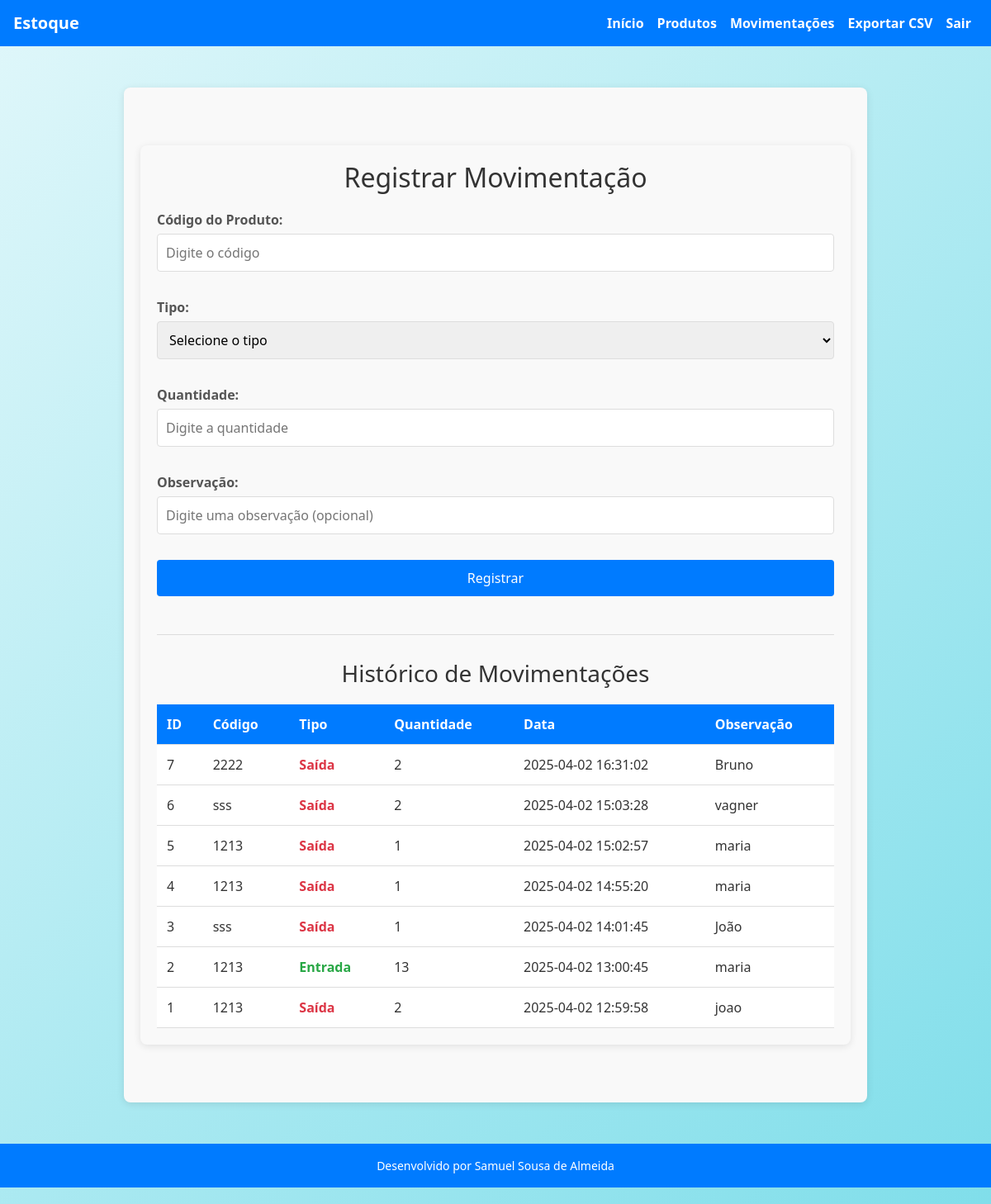
Screenshot of /movimentacoes (signed in) with the database file from the repository.
### tables this page shows
CREATE TABLE movimentacoes (
                id INTEGER PRIMARY KEY AUTOINCREMENT,
                codigo TEXT NOT NULL,
                tipo TEXT NOT NULL, -- 'Entrada' ou 'Saída'
                quantidade INTEGER NOT NULL,
                data TEXT NOT NULL,
                observacao TEXT
            );

### app.py (the view, shortened to what this page needs)
@app.route('/movimentacoes', methods=['GET', 'POST'])
def movimentacoes():
    if 'user' not in session:
        return redirect(url_for('login'))
    with get_db_connection() as conn:
        movs = conn.execute("SELECT * FROM movimentacoes ORDER BY data DESC").fetchall()
    return render_template('movimentacoes.html', movimentacoes=movs)

### app.py (called while the page is built)
def get_db_connection():
    conn = sqlite3.connect(DATABASE)
    conn.row_factory = sqlite3.Row
    return conn

### templates/movimentacoes.html (shortened to what this page needs)
{% extends 'base.html' %}
{% block content %}
<div class="container">
  <h2>Registrar Movimentação</h2>
  <form method="POST" action="{{ url_for('movimentacoes') }}" class="form">
    <div class="form-group">
      <label for="codigo">Código do Produto:</label>
      <input type="text" name="codigo" id="codigo" placeholder="Digite o código" required>
    </div>
    <div class="form-group">
      <label for="tipo">Tipo:</label>
      <select name="tipo" id="tipo" required>
        <option value="" disabled selected>Selecione o tipo</option>
      </select>
    </div>
    <div class="form-group">
      <label for="quantidade">Quantidade:</label>
      <input type="number" name="quantidade" id="quantidade" min="1" placeholder="Digite a quantidade" required>
    </div>
    <div class="form-group">
      <label for="observacao">Observação:</label>
      <input type="text" name="observacao" id="observacao" placeholder="Digite uma observação (opcional)">
    </div>
    <div class="form-group">
      <button type="submit">Registrar</button>
    </div>
  </form>
  <hr>
  <h3>Histórico de Movimentações</h3>
  <table class="movement-table">
    <thead>
      <tr>
        <th>ID</th>
        <th>Código</th>
        <th>Tipo</th>
        <th>Quantidade</th>
        <th>Data</th>
        <th>Observação</th>
      </tr>
    </thead>
    <tbody>
      {% for mov in movimentacoes %}
      <tr>
        <td>{{ mov['id'] }}</td>
        <td>{{ mov['codigo'] }}</td>
        <td class="{{ 'entrada' if mov['tipo'] == 'Entrada' else 'saida' }}">{{ mov['tipo'] }}</td>
        <td>{{ mov['quantidade'] }}</td>
        <td>{{ mov['data'] }}</td>
        <td>{{ mov['observacao'] or '-' }}</td>
      </tr>
      {% endfor %}
    </tbody>
  </table>
</div>
{% endblock %}

### templates/base.html (style rules this page uses)
body { font-family: 'Segoe UI', sans-serif; background: linear-gradient(135deg, #e0f7fa, #80deea); color: #333; margin: 0; padding: 0; }
.container { background: #fff; padding: 30px; border-radius: 10px; box-shadow: 0 4px 15px rgba(0, 0, 0, 0.1); margin-top: 30px; }

### templates/movimentacoes.html (style rules this page uses)
.container { max-width: 900px; margin: 50px auto; padding: 20px; background-color: #f9f9f9; border-radius: 8px; box-shadow: 0 2px 10px rgba(0, 0, 0, 0.1); }
h2, h3 { text-align: center; color: #333; margin-bottom: 20px; }
.form { display: flex; flex-direction: column; gap: 15px; margin-bottom: 30px; }
.form-group { display: flex; flex-direction: column; }
label { margin-bottom: 5px; color: #555; font-weight: bold; }
input[type="text"], input[type="number"], select { padding: 10px; border: 1px solid #ddd; border-radius: 4px; font-size: 16px; transition: border-color 0.3s; }
button { padding: 10px; background-color: #007bff; color: white; border: none; border-radius: 4px; font-size: 16px; cursor: pointer; transition: background-color 0.3s; }
hr { border: 0; border-top: 1px solid #ddd; margin: 30px 0; }
.movement-table { width: 100%; border-collapse: collapse; background-color: #fff; }
.movement-table th, .movement-table td { padding: 12px; text-align: left; border-bottom: 1px solid #ddd; }
.movement-table th { background-color: #007bff; color: white; }
.entrada { color: #28a745; font-weight: bold; }
.saida { color: #dc3545; font-weight: bold; }

### rows the page displays
movimentacoes: id "7", codigo "2222", tipo "Saída", quantidade "2", data "2025-04-02 16:31:02", observacao "Bruno"
movimentacoes: id "6", codigo "sss", tipo "Saída", quantidade "2", data "2025-04-02 15:03:28", observacao "vagner"
movimentacoes: id "5", codigo "1213", tipo "Saída", quantidade "1", data "2025-04-02 15:02:57", observacao "maria"
movimentacoes: id "4", codigo "1213", tipo "Saída", quantidade "1", data "2025-04-02 14:55:20", observacao "maria"
movimentacoes: id "3", codigo "sss", tipo "Saída", quantidade "1", data "2025-04-02 14:01:45", observacao "João"
movimentacoes: id "2", codigo "1213", tipo "Entrada", quantidade "13", data "2025-04-02 13:00:45", observacao "maria"
movimentacoes: id "1", codigo "1213", tipo "Saída", quantidade "2", data "2025-04-02 12:59:58", observacao "joao"
